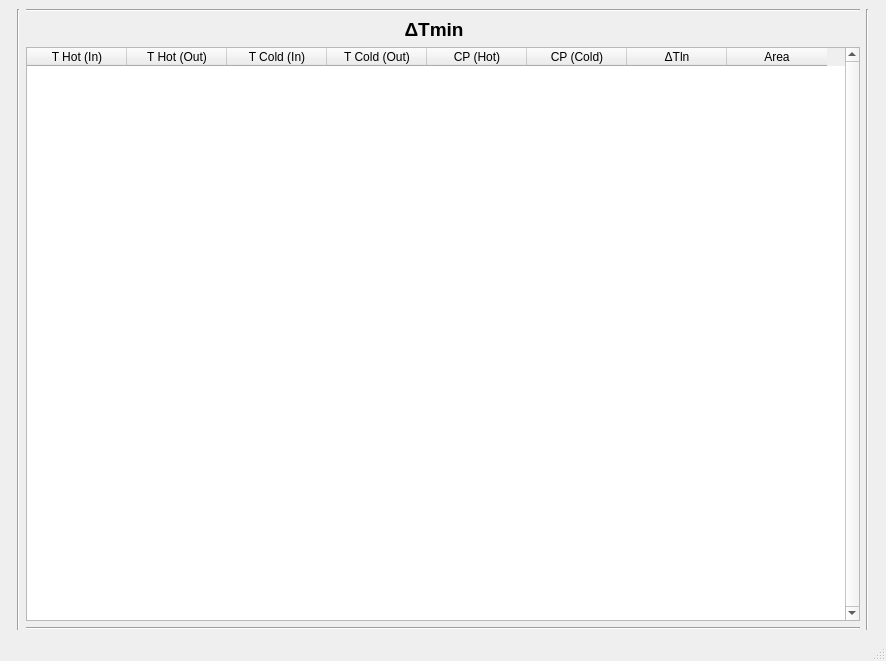
<?xml version="1.0" encoding="UTF-8"?>
<ui version="4.0">
 <class>MainWindow</class>
 <widget class="QMainWindow" name="MainWindow">
  <property name="geometry">
   <rect>
    <x>0</x>
    <y>0</y>
    <width>886</width>
    <height>661</height>
   </rect>
  </property>
  <property name="minimumSize">
   <size>
    <width>886</width>
    <height>661</height>
   </size>
  </property>
  <property name="maximumSize">
   <size>
    <width>886</width>
    <height>661</height>
   </size>
  </property>
  <property name="windowTitle">
   <string>MainWindow</string>
  </property>
  <widget class="QWidget" name="centralwidget">
   <layout class="QVBoxLayout" name="verticalLayout_2">
    <item>
     <layout class="QHBoxLayout" name="horizontalLayout">
      <item>
       <spacer name="horizontalSpacer">
        <property name="orientation">
         <enum>Qt::Horizontal</enum>
        </property>
        <property name="sizeHint" stdset="0">
         <size>
          <width>40</width>
          <height>20</height>
         </size>
        </property>
       </spacer>
      </item>
      <item>
       <widget class="Line" name="line_5">
        <property name="orientation">
         <enum>Qt::Vertical</enum>
        </property>
       </widget>
      </item>
      <item>
       <layout class="QVBoxLayout" name="verticalLayout">
        <item>
         <widget class="Line" name="line_2">
          <property name="orientation">
           <enum>Qt::Horizontal</enum>
          </property>
         </widget>
        </item>
        <item>
         <widget class="QLabel" name="label">
          <property name="minimumSize">
           <size>
            <width>816</width>
            <height>0</height>
           </size>
          </property>
          <property name="maximumSize">
           <size>
            <width>816</width>
            <height>16777215</height>
           </size>
          </property>
          <property name="font">
           <font>
            <family>Arial</family>
            <pointsize>14</pointsize>
            <weight>75</weight>
            <bold>true</bold>
           </font>
          </property>
          <property name="text">
           <string>ΔTmin</string>
          </property>
          <property name="alignment">
           <set>Qt::AlignCenter</set>
          </property>
         </widget>
        </item>
        <item>
         <widget class="QTableWidget" name="TABELA">
          <property name="minimumSize">
           <size>
            <width>834</width>
            <height>0</height>
           </size>
          </property>
          <property name="maximumSize">
           <size>
            <width>834</width>
            <height>16777215</height>
           </size>
          </property>
          <property name="verticalScrollBarPolicy">
           <enum>Qt::ScrollBarAlwaysOn</enum>
          </property>
          <property name="editTriggers">
           <set>QAbstractItemView::NoEditTriggers</set>
          </property>
          <property name="alternatingRowColors">
           <bool>true</bool>
          </property>
          <property name="sortingEnabled">
           <bool>false</bool>
          </property>
          <attribute name="verticalHeaderVisible">
           <bool>true</bool>
          </attribute>
          <column>
           <property name="text">
            <string>T Hot (In)</string>
           </property>
          </column>
          <column>
           <property name="text">
            <string>T Hot (Out)</string>
           </property>
          </column>
          <column>
           <property name="text">
            <string>T Cold (In)</string>
           </property>
          </column>
          <column>
           <property name="text">
            <string>T Cold (Out)</string>
           </property>
          </column>
          <column>
           <property name="text">
            <string>CP (Hot)</string>
           </property>
          </column>
          <column>
           <property name="text">
            <string>CP (Cold)</string>
           </property>
          </column>
          <column>
           <property name="text">
            <string>ΔTln</string>
           </property>
          </column>
          <column>
           <property name="text">
            <string>Area</string>
           </property>
          </column>
         </widget>
        </item>
        <item>
         <widget class="Line" name="line_3">
          <property name="orientation">
           <enum>Qt::Horizontal</enum>
          </property>
         </widget>
        </item>
       </layout>
      </item>
      <item>
       <widget class="Line" name="line_4">
        <property name="orientation">
         <enum>Qt::Vertical</enum>
        </property>
       </widget>
      </item>
      <item>
       <spacer name="horizontalSpacer_2">
        <property name="orientation">
         <enum>Qt::Horizontal</enum>
        </property>
        <property name="sizeHint" stdset="0">
         <size>
          <width>40</width>
          <height>20</height>
         </size>
        </property>
       </spacer>
      </item>
     </layout>
    </item>
   </layout>
  </widget>
  <widget class="QMenuBar" name="menubar">
   <property name="geometry">
    <rect>
     <x>0</x>
     <y>0</y>
     <width>886</width>
     <height>21</height>
    </rect>
   </property>
  </widget>
  <widget class="QStatusBar" name="statusbar"/>
 </widget>
 <resources/>
 <connections/>
</ui>
